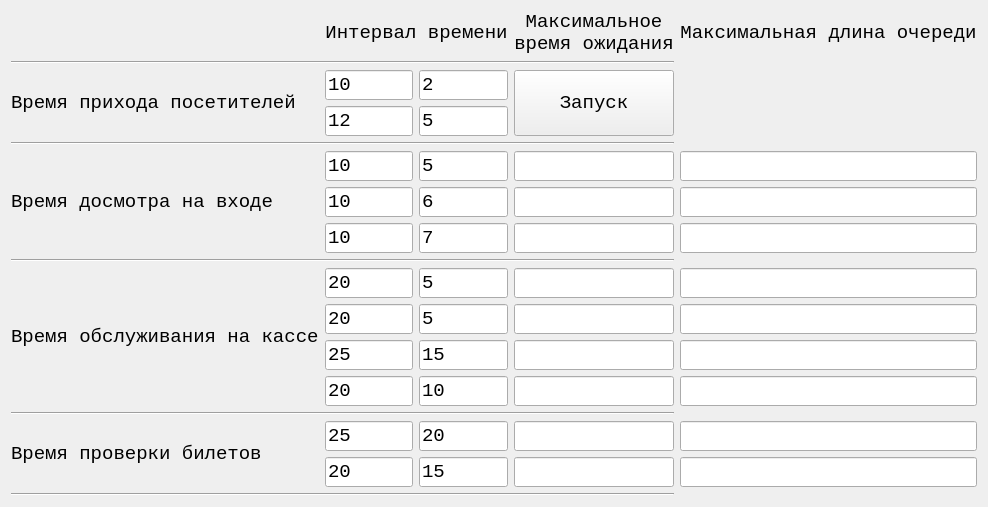
<?xml version="1.0" encoding="UTF-8"?>
<ui version="4.0">
 <class>Form</class>
 <widget class="QWidget" name="Form">
  <property name="geometry">
   <rect>
    <x>0</x>
    <y>0</y>
    <width>458</width>
    <height>401</height>
   </rect>
  </property>
  <property name="windowTitle">
   <string>Form</string>
  </property>
  <layout class="QGridLayout" name="gridLayout">
   <item row="5" column="1">
    <widget class="QLineEdit" name="le_ev0_m">
     <property name="text">
      <string>10</string>
     </property>
     <property name="font">
     <font>
      <family>Courier New</family>
      <pointsize>14</pointsize>
     </font>
    </property>
    </widget>
   </item>
   <item row="15" column="2">
    <widget class="QLineEdit" name="le_pcd1_d">
     <property name="text">
      <string>15</string>
     </property>
     <property name="font">
     <font>
      <family>Courier New</family>
      <pointsize>14</pointsize>
     </font>
    </property>
    </widget>
   </item>
   <item row="11" column="1">
    <widget class="QLineEdit" name="le_cid2_m">
     <property name="text">
      <string>25</string>
     </property>
     <property name="font">
     <font>
      <family>Courier New</family>
      <pointsize>14</pointsize>
     </font>
    </property>
    </widget>
   </item>
   <item row="6" column="1">
    <widget class="QLineEdit" name="le_ev1_m">
     <property name="text">
      <string>10</string>
     </property>
     <property name="font">
     <font>
      <family>Courier New</family>
      <pointsize>14</pointsize>
     </font>
    </property>
    </widget>
   </item>
   <item row="4" column="0" colspan="4">
    <widget class="Line" name="line_2">
     <property name="orientation">
      <enum>Qt::Horizontal</enum>
     </property>
    </widget>
   </item>
   <item row="6" column="2">
    <widget class="QLineEdit" name="le_ev1_d">
     <property name="text">
      <string>6</string>
     </property>
     <property name="font">
     <font>
      <family>Courier New</family>
      <pointsize>14</pointsize>
     </font>
    </property>
    </widget>
   </item>
   <item row="13" column="0" colspan="4">
    <widget class="Line" name="line_3">
     <property name="orientation">
      <enum>Qt::Horizontal</enum>
     </property>
    </widget>
   </item>
   <item row="14" column="3">
    <widget class="QLineEdit" name="le_pcd0_wt">
     <property name="readOnly">
      <bool>true</bool>
     </property>
     <property name="font">
     <font>
      <family>Courier New</family>
      <pointsize>14</pointsize>
     </font>
    </property>
    </widget>
   </item>
   <item row="14" column="4">
    <widget class="QLineEdit" name="le_pcd0_wt_q">
     <property name="readOnly">
      <bool>true</bool>
     </property>
     <property name="font">
     <font>
      <family>Courier New</family>
      <pointsize>14</pointsize>
     </font>
    </property>
    </widget>
   </item>
   <item row="14" column="1">
    <widget class="QLineEdit" name="le_pcd0_m">
     <property name="text">
      <string>25</string>
     </property>
     <property name="font">
     <font>
      <family>Courier New</family>
      <pointsize>14</pointsize>
     </font>
    </property>
    </widget>
   </item>
   <item row="14" column="2">
    <widget class="QLineEdit" name="le_pcd0_d">
     <property name="text">
      <string>20</string>
     </property>
     <property name="font">
     <font>
      <family>Courier New</family>
      <pointsize>14</pointsize>
     </font>
    </property>
    </widget>
   </item>
   <item row="11" column="2">
    <widget class="QLineEdit" name="le_cid2_d">
     <property name="text">
      <string>15</string>
     </property>
     <property name="font">
     <font>
      <family>Courier New</family>
      <pointsize>14</pointsize>
     </font>
    </property>
    </widget>
   </item>
   <item row="9" column="1">
    <widget class="QLineEdit" name="le_cid0_m">
     <property name="text">
      <string>20</string>
     </property>
     <property name="font">
     <font>
      <family>Courier New</family>
      <pointsize>14</pointsize>
     </font>
    </property>
    </widget>
   </item>
   <item row="9" column="2">
    <widget class="QLineEdit" name="le_cid0_d">
     <property name="text">
      <string>5</string>
     </property>
     <property name="font">
     <font>
      <family>Courier New</family>
      <pointsize>14</pointsize>
     </font>
    </property>
    </widget>
   </item>
   <item row="11" column="3">
    <widget class="QLineEdit" name="le_cid2_wt">
     <property name="readOnly">
      <bool>true</bool>
     </property>
     <property name="font">
     <font>
      <family>Courier New</family>
      <pointsize>14</pointsize>
     </font>
    </property>
    </widget>
   </item>
   <item row="11" column="4">
    <widget class="QLineEdit" name="le_cid2_wt_q">
     <property name="readOnly">
      <bool>true</bool>
     </property>
     <property name="font">
     <font>
      <family>Courier New</family>
      <pointsize>14</pointsize>
     </font>
    </property>
    </widget>
   </item>
   <item row="10" column="3">
    <widget class="QLineEdit" name="le_cid1_wt">
     <property name="readOnly">
      <bool>true</bool>
     </property>
     <property name="font">
     <font>
      <family>Courier New</family>
      <pointsize>14</pointsize>
     </font>
    </property>
    </widget>
   </item>
   <item row="10" column="4">
    <widget class="QLineEdit" name="le_cid1_wt_q">
     <property name="readOnly">
      <bool>true</bool>
     </property>
     <property name="font">
     <font>
      <family>Courier New</family>
      <pointsize>14</pointsize>
     </font>
    </property>
    </widget>
   </item>
   <item row="12" column="3">
    <widget class="QLineEdit" name="le_cid3_wt">
     <property name="readOnly">
      <bool>true</bool>
     </property>
     <property name="font">
     <font>
      <family>Courier New</family>
      <pointsize>14</pointsize>
     </font>
    </property>
    </widget>
   </item>
   <item row="12" column="4">
    <widget class="QLineEdit" name="le_cid3_wt_q">
     <property name="readOnly">
      <bool>true</bool>
     </property>
     <property name="font">
     <font>
      <family>Courier New</family>
      <pointsize>14</pointsize>
     </font>
    </property>
    </widget>
   </item>
   <item row="10" column="2">
    <widget class="QLineEdit" name="le_cid1_d">
     <property name="text">
      <string>5</string>
     </property>
     <property name="font">
     <font>
      <family>Courier New</family>
      <pointsize>14</pointsize>
     </font>
    </property>
    </widget>
   </item>
   <item row="8" column="0" colspan="4">
    <widget class="Line" name="line">
     <property name="orientation">
      <enum>Qt::Horizontal</enum>
     </property>
    </widget>
   </item>
   <item row="12" column="2">
    <widget class="QLineEdit" name="le_cid3_d">
     <property name="text">
      <string>10</string>
     </property>
     <property name="font">
     <font>
      <family>Courier New</family>
      <pointsize>14</pointsize>
     </font>
    </property>
    </widget>
   </item>
   <item row="2" column="1">
    <widget class="QLineEdit" name="le_pg0_m">
     <property name="text">
      <string>10</string>
     </property>
     <property name="font">
     <font>
      <family>Courier New</family>
      <pointsize>14</pointsize>
     </font>
    </property>
    </widget>
   </item>
   <item row="10" column="1">
    <widget class="QLineEdit" name="le_cid1_m">
     <property name="text">
      <string>20</string>
     </property>
     <property name="font">
     <font>
      <family>Courier New</family>
      <pointsize>14</pointsize>
     </font>
    </property>
    </widget>
   </item>
   <item row="9" column="3">
    <widget class="QLineEdit" name="le_cid0_wt">
     <property name="readOnly">
      <bool>true</bool>
     </property>
     <property name="font">
     <font>
      <family>Courier New</family>
      <pointsize>14</pointsize>
     </font>
    </property>
    </widget>
   </item>
   <item row="9" column="4">
    <widget class="QLineEdit" name="le_cid0_wt_q">
     <property name="readOnly">
      <bool>true</bool>
     </property>
     <property name="font">
     <font>
      <family>Courier New</family>
      <pointsize>14</pointsize>
     </font>
    </property>
    </widget>
   </item>
   <item row="12" column="1">
    <widget class="QLineEdit" name="le_cid3_m">
     <property name="text">
      <string>20</string>
     </property>
     <property name="font">
     <font>
      <family>Courier New</family>
      <pointsize>14</pointsize>
     </font>
    </property>
    </widget>
   </item>
   <item row="15" column="1">
    <widget class="QLineEdit" name="le_pcd1_m">
     <property name="text">
      <string>20</string>
     </property>
     <property name="font">
     <font>
      <family>Courier New</family>
      <pointsize>14</pointsize>
     </font>
    </property>
    </widget>
   </item>
   <item row="15" column="3">
    <widget class="QLineEdit" name="le_pcd1_wt">
     <property name="readOnly">
      <bool>true</bool>
     </property>
     <property name="font">
     <font>
      <family>Courier New</family>
      <pointsize>14</pointsize>
     </font>
    </property>
    </widget>
   </item>
   <item row="15" column="4">
    <widget class="QLineEdit" name="le_pcd1_wt_q">
     <property name="readOnly">
      <bool>true</bool>
     </property>
     <property name="font">
     <font>
      <family>Courier New</family>
      <pointsize>14</pointsize>
     </font>
    </property>
    </widget>
   </item>
   <item row="6" column="3">
    <widget class="QLineEdit" name="le_ev1_wt">
     <property name="readOnly">
      <bool>true</bool>
     </property>
     <property name="font">
     <font>
      <family>Courier New</family>
      <pointsize>14</pointsize>
     </font>
    </property>
    </widget>
   </item>
   <item row="6" column="4">
    <widget class="QLineEdit" name="le_ev1_wt_q">
     <property name="readOnly">
      <bool>true</bool>
     </property>
     <property name="font">
     <font>
      <family>Courier New</family>
      <pointsize>14</pointsize>
     </font>
    </property>
    </widget>
   </item>
   <item row="3" column="1">
    <widget class="QLineEdit" name="le_pg1_m">
     <property name="text">
      <string>12</string>
     </property>
     <property name="font">
     <font>
      <family>Courier New</family>
      <pointsize>14</pointsize>
     </font>
    </property>
    </widget>
   </item>
   <item row="2" column="2">
    <widget class="QLineEdit" name="le_pg0_d">
     <property name="text">
      <string>2</string>
     </property>
     <property name="font">
     <font>
      <family>Courier New</family>
      <pointsize>14</pointsize>
     </font>
    </property>
    </widget>
   </item>
   <item row="5" column="3">
    <widget class="QLineEdit" name="le_ev0_wt">
     <property name="readOnly">
      <bool>true</bool>
     </property>
     <property name="font">
     <font>
      <family>Courier New</family>
      <pointsize>14</pointsize>
     </font>
    </property>
    </widget>
   </item>
   <item row="5" column="4">
    <widget class="QLineEdit" name="le_ev0_wt_q">
     <property name="readOnly">
      <bool>true</bool>
     </property>
     <property name="font">
     <font>
      <family>Courier New</family>
      <pointsize>14</pointsize>
     </font>
    </property>
    </widget>
   </item>
   <item row="9" column="0" rowspan="4">
    <widget class="QLabel" name="label_2">
     <property name="text">
      <string>Время обслуживания на кассе</string>
     </property>
     <property name="font">
     <font>
      <family>Courier New</family>
      <pointsize>14</pointsize>
     </font>
    </property>
    </widget>
   </item>
   <item row="16" column="0" colspan="4">
    <widget class="Line" name="line_4">
     <property name="orientation">
      <enum>Qt::Horizontal</enum>
     </property>
    </widget>
   </item>
   <item row="5" column="2">
    <widget class="QLineEdit" name="le_ev0_d">
     <property name="text">
      <string>5</string>
     </property>
     <property name="font">
     <font>
      <family>Courier New</family>
      <pointsize>14</pointsize>
     </font>
    </property>
    </widget>
   </item>
   <item row="3" column="2">
    <widget class="QLineEdit" name="le_pg1_d">
     <property name="text">
      <string>5</string>
     </property>
     <property name="font">
     <font>
      <family>Courier New</family>
      <pointsize>14</pointsize>
     </font>
    </property>
    </widget>
   </item>
   <item row="2" column="0" rowspan="2">
    <widget class="QLabel" name="label_passenger">
     <property name="text">
      <string>Время прихода посетителей</string>
     </property>
     <property name="font">
     <font>
      <family>Courier New</family>
      <pointsize>14</pointsize>
     </font>
    </property>
    </widget>
   </item>
   <item row="1" column="0" colspan="4">
    <widget class="Line" name="line_5">
     <property name="orientation">
      <enum>Qt::Horizontal</enum>
     </property>
    </widget>
   </item>
   <item row="0" column="1" colspan="2">
    <widget class="QLabel" name="label_5">
     <property name="text">
      <string>Интервал времени</string>
     </property>
     <property name="font">
     <font>
      <family>Courier New</family>
      <pointsize>14</pointsize>
     </font>
    </property>
     <property name="alignment">
      <set>Qt::AlignCenter</set>
     </property>
    </widget>
   </item>
   <item row="0" column="3">
    <widget class="QLabel" name="label_6">
     <property name="text">
      <string>Максимальное
время ожидания</string>
     </property>
     <property name="font">
     <font>
      <family>Courier New</family>
      <pointsize>14</pointsize>
     </font>
    </property>
     <property name="alignment">
      <set>Qt::AlignCenter</set>
     </property>
    </widget>
   </item>
   <item row="0" column="4">
    <widget class="QLabel" name="label_6">
     <property name="text">
      <string>Максимальная длина очереди</string>
     </property>
     <property name="font">
     <font>
      <family>Courier New</family>
      <pointsize>14</pointsize>
     </font>
    </property>
     <property name="alignment">
      <set>Qt::AlignCenter</set>
     </property>
    </widget>
   </item>
   <item row="2" column="3" rowspan="2">
    <widget class="QPushButton" name="pushButton">
     <property name="sizePolicy">
      <sizepolicy hsizetype="Preferred" vsizetype="Preferred">
       <horstretch>0</horstretch>
       <verstretch>0</verstretch>
      </sizepolicy>
     </property>
     <property name="text">
      <string>Запуск</string>
     </property>
     <property name="font">
     <font>
      <family>Courier New</family>
      <pointsize>14</pointsize>
     </font>
    </property>
    </widget>
   </item>
   <item row="7" column="1">
    <widget class="QLineEdit" name="le_ev2_m">
     <property name="text">
      <string>10</string>
     </property>
     <property name="font">
     <font>
      <family>Courier New</family>
      <pointsize>14</pointsize>
     </font>
    </property>
    </widget>
   </item>
   <item row="7" column="2">
    <widget class="QLineEdit" name="le_ev2_d">
     <property name="text">
      <string>7</string>
     </property>
     <property name="font">
     <font>
      <family>Courier New</family>
      <pointsize>14</pointsize>
     </font>
    </property>
    </widget>
   </item>
   <item row="7" column="3">
    <widget class="QLineEdit" name="le_ev2_wt">
     <property name="readOnly">
      <bool>true</bool>
     </property>
     <property name="font">
     <font>
      <family>Courier New</family>
      <pointsize>14</pointsize>
     </font>
    </property>
    </widget>
   </item>
   <item row="7" column="4">
    <widget class="QLineEdit" name="le_ev2_wt_q">
     <property name="readOnly">
      <bool>true</bool>
     </property>
     <property name="font">
     <font>
      <family>Courier New</family>
      <pointsize>14</pointsize>
     </font>
    </property>
    </widget>
   </item>
   <item row="5" column="0" rowspan="3">
    <widget class="QLabel" name="label">
     <property name="text">
      <string>Время досмотра на входе</string>
     </property>
     <property name="font">
     <font>
      <family>Courier New</family>
      <pointsize>14</pointsize>
     </font>
    </property>
    </widget>
   </item>
   <item row="14" column="0" rowspan="2">
    <widget class="QLabel" name="label_3">
     <property name="text">
      <string>Время проверки билетов</string>
     </property>
     <property name="font">
     <font>
      <family>Courier New</family>
      <pointsize>14</pointsize>
     </font>
    </property>
    </widget>
   </item>
  </layout>
 </widget>
 <resources/>
 <connections/>
</ui>
